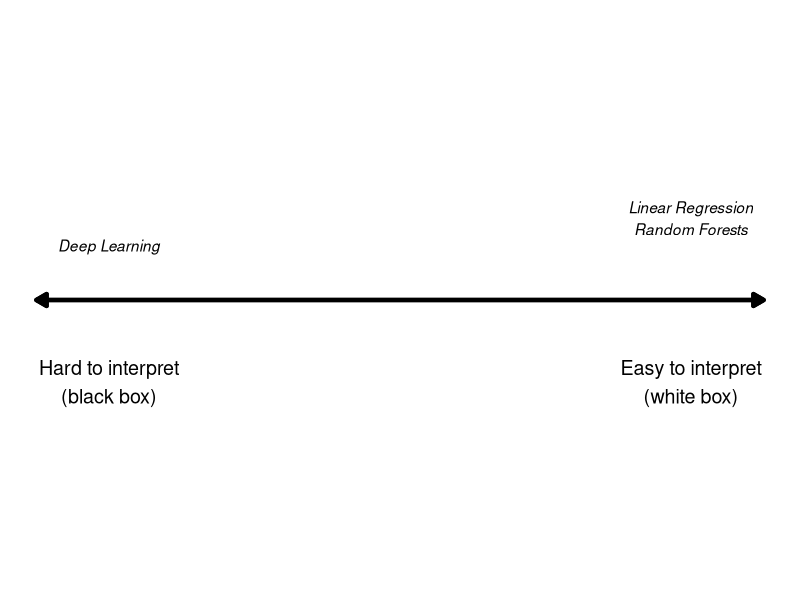
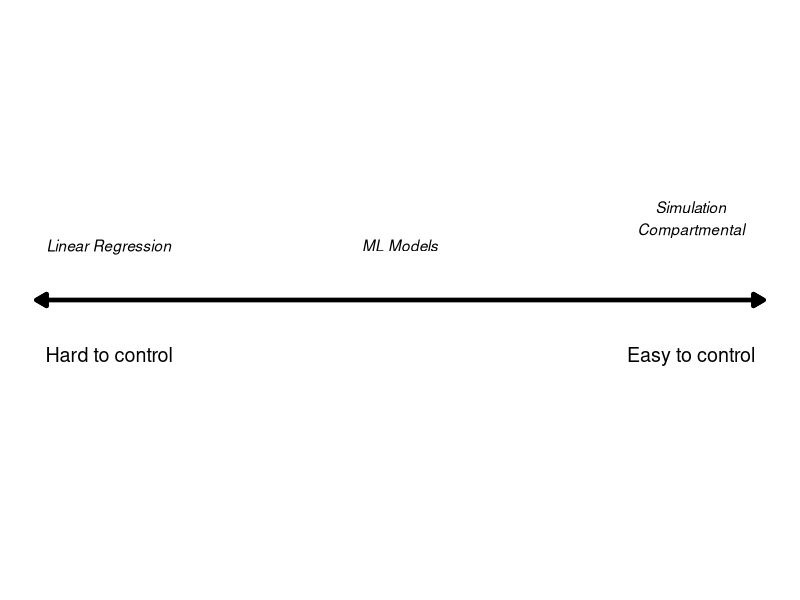
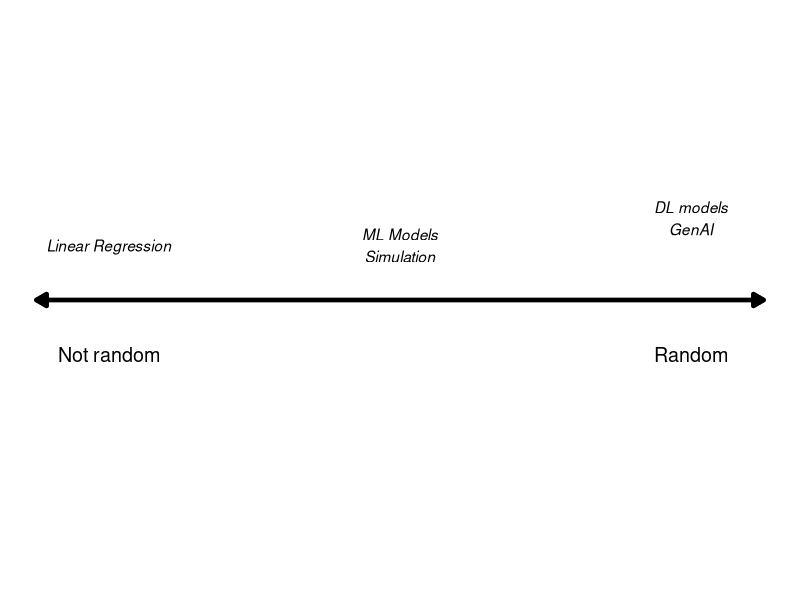

These figures' R source, in order:
## ---- chunk 1
#| fig-height: 2
#| fig-cap: "The spectrum of model interpretability, from black box to white box."
library(ggplot2)

labels_df <- data.frame(
  x = c(10, 90),
  y = 1, 
  label = c("Hard to interpret\n(black box)", "Easy to interpret\n(white box)")
)

ggplot(labels_df) +
  geom_segment(
    aes(x = 0, y = 0, xend = 100, yend = 0),
    arrow = arrow(length = unit(0.3, "cm"), ends = "both", type = "closed"),
    linewidth = 1.5,
    color = "black"
  ) +
  geom_text(aes(x = x, y = -0.3, label = label), size = 5) +
  annotate("text", x = 10, y = 0.2, label = "Deep Learning", fontface = "italic") + 
  annotate("text", x = 90, y = 0.3, label = "Linear Regression\nRandom Forests", fontface = "italic") + 
  ylim(-1, 1) +
  theme_void()
## ---- chunk 2
#| fig-height: 2
#| fig-cap: "The spectrum of model controllability."
labels_df <- data.frame(
  x = c(10, 90),
  y = 1, 
  label = c("Hard to control", "Easy to control")
)

ggplot(labels_df) +
  geom_segment(
    aes(x = 0, y = 0, xend = 100, yend = 0),
    arrow = arrow(length = unit(0.3, "cm"), ends = "both", type = "closed"),
    linewidth = 1.5,
    color = "black"
  ) +
  geom_text(aes(x = x, y = -0.2, label = label), size = 5) +
  annotate("text", x = 10, y = 0.2, label = "Linear Regression", fontface = "italic") + 
  annotate("text", x = 50, y = 0.2, label = "ML Models", fontface = "italic") + 
  annotate("text", x = 90, y = 0.3, label = "Simulation\nCompartmental", fontface = "italic") + 
  ylim(-1, 1) +
  theme_void()
## ---- chunk 3
#| fig-height: 2
#| fig-cap: "The spectrum of model randomness."
labels_df <- data.frame(
  x = c(10, 90),
  y = 1, 
  label = c("Not random", "Random")
)

ggplot(labels_df) +
  geom_segment(
    aes(x = 0, y = 0, xend = 100, yend = 0),
    arrow = arrow(length = unit(0.3, "cm"), ends = "both", type = "closed"),
    linewidth = 1.5,
    color = "black"
  ) +
  geom_text(aes(x = x, y = -0.2, label = label), size = 5) +
  annotate("text", x = 10, y = 0.2, label = "Linear Regression", fontface = "italic") + 
  annotate("text", x = 50, y = 0.2, label = "ML Models\nSimulation", fontface = "italic") + 
  annotate("text", x = 90, y = 0.3, label = "DL models\nGenAI", fontface = "italic") + 
  ylim(-1, 1) +
  theme_void()
